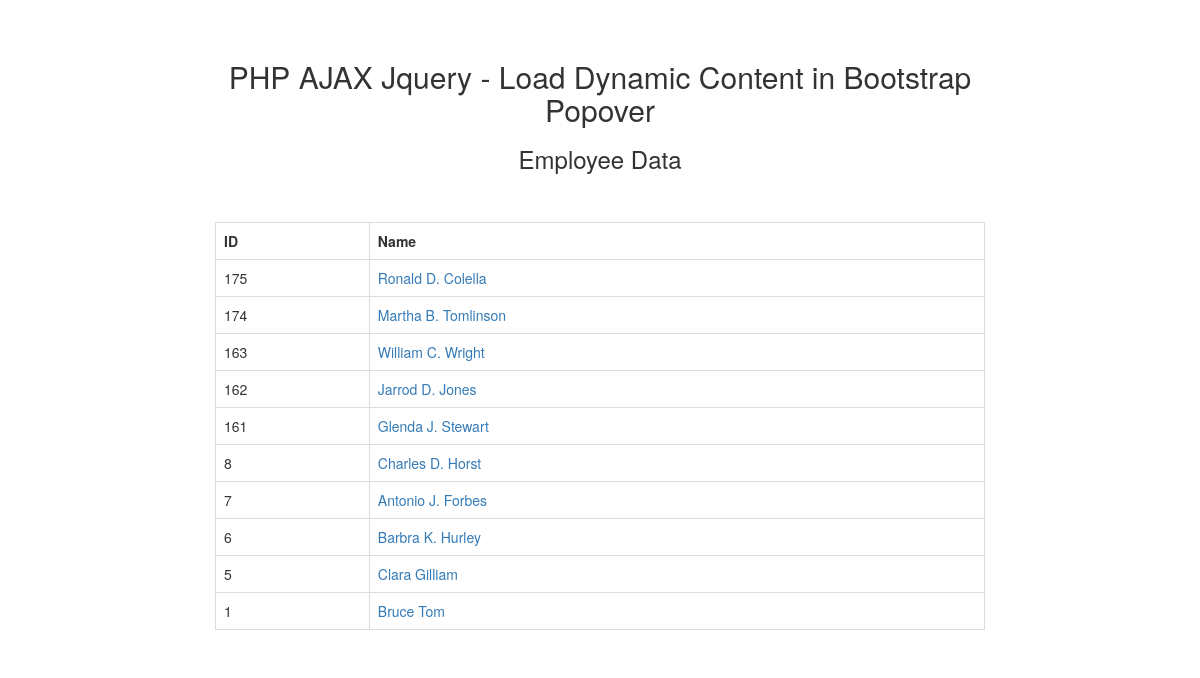
The page / on the database its author committed.
### tables this page shows
CREATE TABLE IF NOT EXISTS `tbl_employee` (  
  `id` int(11) NOT NULL AUTO_INCREMENT,  
  `name` varchar(50) NOT NULL,  
  `address` text NOT NULL,  
  `gender` varchar(10) NOT NULL,  
  `designation` varchar(100) NOT NULL,  
  `age` int(11) NOT NULL,  
  `image` varchar(100) NOT NULL,  
  PRIMARY KEY (`id`)  
 );

### index.php (the view, shortened to what this page needs)
<?php
$connect = mysqli_connect("localhost", "root", "", "testing");
$query = "SELECT * FROM tbl_employee ORDER BY id desc";
$result = mysqli_query($connect, $query);
?>
<!DOCTYPE html>
<html>
     <head>
          <link rel="stylesheet" href="https://maxcdn.bootstrapcdn.com/bootstrap/3.3.6/css/bootstrap.min.css" />
     </head>
     <body>
          <br /><br />
          <div class="container" style="width:800px;">
               <h2 align="center">PHP AJAX Jquery - Load Dynamic Content in Bootstrap Popover</h2>
               <h3 align="center">Employee Data</h3>
               <br /><br />
               <div class="table-responsive">
                    <table class="table table-bordered">
                         <tr>
                              <th width="20%">ID</th>
                              <th width="80%">Name</th>
                         </tr>
                         <?php
                         while($row = mysqli_fetch_array($result))
                         {
                         ?>
                         <tr>
                              <td><?php echo $row["id"]; ?></td>
                              <td><a href="#" class="hover" id="<?php echo $row["id"]; ?>"><?php echo $row["name"]; ?></a></td>
                         </tr>
                         <?php
                         }
                         ?>
                    </table>
               </div>
          </div>
     </body>
</html>

### rows shown on the page
tbl_employee: id "175", name "Ronald D. Colella"
tbl_employee: id "174", name "Martha B. Tomlinson"
tbl_employee: id "163", name "William C. Wright"
tbl_employee: id "162", name "Jarrod D. Jones"
tbl_employee: id "161", name "Glenda J. Stewart"
tbl_employee: id "8", name "Charles D. Horst"
tbl_employee: id "7", name "Antonio J. Forbes"
tbl_employee: id "6", name "Barbra K. Hurley"
tbl_employee: id "5", name "Clara Gilliam"
tbl_employee: id "1", name "Bruce Tom"
